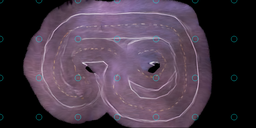
#> input picture tools/ceilslam/map.png, 256 x 128 px, shrunk from 1000 x 500 before the run
$ python valueiter.py   (older library calls are emulated)
#> lines starting #> are read from the running program, lines starting #| are printed output that depends on the picture; long printed decimals are rounded
import numpy as np
import cv2
import tqdm
import struct

# FIXME / TODO:
#  - input track as circles / lines, not as a bunch of points
#    and normals from tapetrack
#  - downsample V.npy when saving and interpolate when using

#  - use a better motion model that includes velocity.
#  - rewrite this whole thing in pytorch.

# measurements in meters
MAPIMG_RES = 0.02
GRID_RES = 0.05
TRACK_HALFWIDTH = 0.76

f = open("track.txt")
#> (reads tools/trackplan/track.txt from the repository)
N = int(f.readline())
track = np.zeros((N, 5))
for i in range(N):
    track[i] = [float(x) for x in f.readline().strip().split()]
f.close()

f = open("lm.txt")
#> (reads tools/trackplan/lm.txt from the repository)
N = int(f.readline())
cones = np.zeros((N, 2))
for i in range(N):
    cones[i] = [float(x) for x in f.readline().strip().split()]
homex, homey, hometheta = [float(x) for x in f.readline().strip().split()[1:]]
f.close()

# assumptions: working with a 2cm/pixel grid
# control curvature range -1.3..1.3 m^-1
amax = 8
vmax = 10
action_dx = np.float32([1, 15, 15, 15, 15, 15, 15])*.02
action_dy = np.float32([0, -3, -2, -1,  1,  2,  3])*.02
# delta angle on a 96-angle scale (1/15 slope works out
# almost exactly to 1/96th of a circle)
action_dang = np.int32([0, -3, -2, -1,  1,  2,  3])

dp2 = action_dx**2 + action_dy**2
action_k = 2*action_dy / dp2
action_ds = np.zeros(7)
action_ds[1:] = dp2[1:]*np.arcsin(action_dy[1:]/np.sqrt(dp2[1:]))/action_dy[1:]
action_ds[0] = action_dx[0]
action_dx, action_dy, action_ds
action_oov = np.zeros(action_k.shape)
action_oov[0] = 1.0/vmax
action_oov[1:] = np.sqrt(np.abs(action_k[1:]) / amax)


def conepenalty(w, h):
    xy = np.mgrid[:h, :w] * GRID_RES
    x = xy[1]
    y = -xy[0]
    # for each x, y, find closest point on track
    dxy = (x[:, :, None] - cones[:, 0])**2 + (y[:, :, None] - cones[:, 1])**2
    return np.min(dxy, axis=2)


def initgrid(w, h):
    # x, y coordinates of entire track
    xy = np.mgrid[:h, :w] * GRID_RES
    x = xy[1].reshape(-1)
    y = -xy[0].reshape(-1)
    # for each x, y, find closest point on track
    dxy = (x[:, None] - track[:, 0])**2 + (y[:, None] - track[:, 1])**2
    tracki = np.argmin(dxy, axis=1)
    tdata = track[tracki].T
    ye = (x - tdata[0])*tdata[2] + (y - tdata[1])*tdata[3]
    ye = ye.reshape((h, w))
    tk = tdata[4].reshape((h, w))
    tN = tdata[2:4].reshape((2, h, w))
    return ye, tk, tN


def genpathcost(w, h):
    ye, tk, tN = initgrid(w, h)
    tang = np.arctan2(tN[0], tN[1])
    angs = np.arange(96)*2*np.pi/96.
    # yelim = 0.99 / np.max(np.abs(track[:, 4]))
    # FIXME FIXME FIXME
    yelim = TRACK_HALFWIDTH
    coneradius = conepenalty(w, h)
    pathcost = ((1 - tk*np.clip(ye, -yelim, yelim))[:, :, None] /
                np.clip(np.cos(angs+tang[:, :, None]), 1e-2, 1))
    pathcost = pathcost.transpose((2, 0, 1))
    # penalty for going outside the lines
    penalty = 100*(ye > yelim)
    # penalty for going within the inside of the track
    penalty[ye < -yelim] = 1000

    # major penalty for hitting cones
    penalty[coneradius < 0.3**2] = 1000

    pathcost[:] += penalty
    return pathcost, penalty


# last thing before we can solve this: generate the actual remap table for each move
def remaptable(w, h, dx, dy, angle):  # dx and dy in world coordinates
    xy = np.mgrid[:h, :w].astype(np.float32)
    map1 = np.stack([xy[1], xy[0]])
    C, S = np.cos(angle*np.pi/48), np.sin(angle*np.pi/48)
    dx, dy = np.dot([[C, -S], [S, C]], [dx, dy])
    map1[0] += dx / GRID_RES
    map1[1] -= dy / GRID_RES
    map1 = map1.transpose(1, 2, 0)
    return map1


# okay, then here's our first iteration
# we generate a remap table for each of 7 moves to each of 7 destination angles
# the result is:
# np.amin(action_ds * action_oov * pathcost + remap(V[ang+dang...], <delta move table>))
def computeremaps(w, h, pathcost):
    rm1 = np.zeros((96, 7, h, w, 2), np.int16)
    rm2 = np.zeros((96, 7, h, w), np.int16)
    pcosts = np.zeros((96, 7, h, w), np.float32)
    for ang in range(96):
        for a in range(7):
            rmf = remaptable(w, h, action_dx[a], action_dy[a], ang)
            rm1[ang, a], rm2[ang, a] = cv2.convertMaps(rmf, None, cv2.CV_16SC2)
            pcosts[ang, a] = action_ds[a] * action_oov[a] * pathcost[ang]
    return rm1, rm2, pcosts


def runiter(V, rm1, rm2, pcosts):
    for ang in range(96):
        for a in range(7):
            Vd = cv2.remap(V[(ang + action_dang[a]) % 96], rm1[ang, a], rm2[ang, a], cv2.INTER_LINEAR, borderValue=1000.)
            V[ang] = np.minimum(V[ang], pcosts[ang, a] + Vd)


def savebin(V, pathcost):
    assert(pathcost.shape == V[0].shape)

    f = open("vf.bin", "wb")
    a, h, w = V.shape
    # header:
    #  - uint16 num angles
    #  - uint16 height
    #  - uint16 width
    #  - float  pixel scale (pixels/meter)
    hlen = 3*2 + 4
    f.write(struct.pack("=4sIHHHf", b'VFNC', hlen, a, h, w, 50))
    f.write(V.astype(np.float16).tobytes())
    f.write(pathcost.astype(np.float16).tobytes())
    f.close()


def main():
    try:
        V = np.load("V.npy")
        print("resuming V.npy; delete to start over")
    except Exception:
        m = cv2.imread("../ceilslam/map.png")
#> m is the input picture: shape (128, 256, 3); mean B, G, R 71.3, 56.7, 71.1
        print("initializing map from map.png, %dx%d px (%f x %f m)" %
              (m.shape[1], m.shape[0], m.shape[1]*MAPIMG_RES, m.shape[0]*MAPIMG_RES))
#| initializing map from map.png, 256x128 px (5.120 x 2.560 m)
        xsize, ysize = int(m.shape[1]*MAPIMG_RES/GRID_RES), int(m.shape[0]*MAPIMG_RES/GRID_RES)
#> xsize = 102; ysize = 51
        print("grid quantization size %dx%d" % (xsize, ysize))
#| grid quantization size 102x51
        V = 1000.*np.ones((96, ysize, xsize), np.float32)  # we're using 96 angles, stride dx 15, dy -3..+3
    # initialize finish line
    finishx, finishy = homex/GRID_RES, homey/GRID_RES
    # finish line is pointing right, but we can cover any right-facing angle, -12..+12?
    V[:24, int(-finishy-.5/GRID_RES):int(-finishy+.5/GRID_RES), int(finishx):int(finishx+2)] = 0
    V[-24:, int(-finishy-.5/GRID_RES):int(-finishy+.5/GRID_RES), int(finishx):int(finishx+2)] = 0

    print("precomputing path costs...")
    pathcost, penalty = genpathcost(V.shape[2], V.shape[1])
    print("precomputing remappings...")
    rm1, rm2, pcosts = computeremaps(V.shape[2], V.shape[1], pathcost)

    v0 = np.sum(V, dtype=np.float64)
#> v0 = 499392000
    s = tqdm.trange(2000)
    s.set_postfix_str(str(v0))

    def flush():
        np.save("V.npy", V)
        np.save("penalty.npy", penalty)
        savebin(V, penalty)

    for i in s:
        runiter(V, rm1, rm2, pcosts)
        v1 = np.sum(V, dtype=np.float64)
        if v1 == v0:
            break
        dv = v1 - v0
        v0 = v1
        s.set_postfix_str(str(v0) + " dv " + str(dv))
        if (i > 0) and (i % 100) == 0:
            print("checkpointing...   ")
            flush()

    flush()
#> in savebin, `f.write(pathcost.astype(np.float16).tobytes())`:
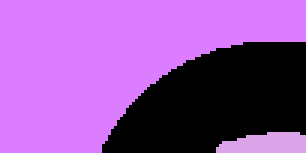
#> pathcost: shape (51, 102) int64 (shown 3 times larger); 3 distinct labels, from 0 to 1000; one colour per label, 0 black

if __name__ == '__main__':
    main()
